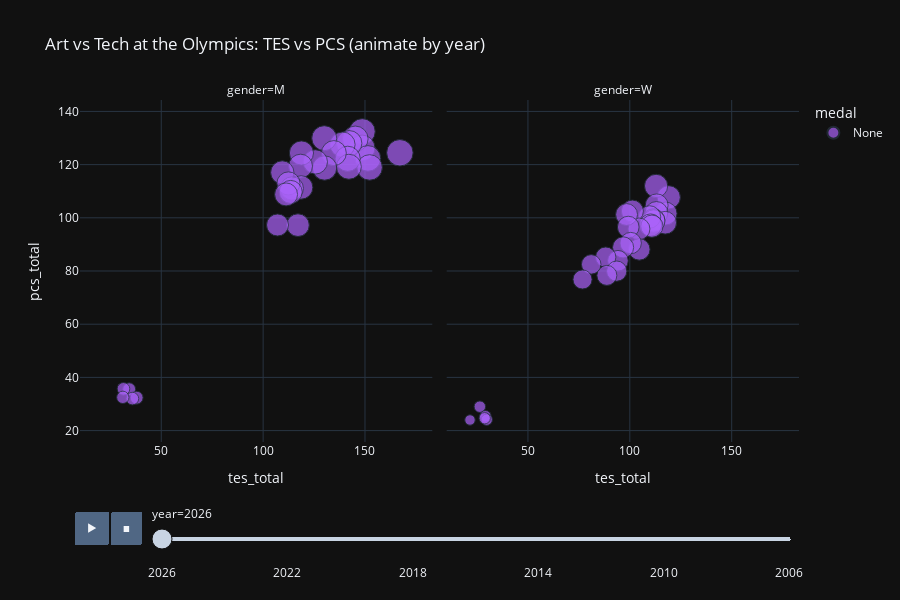

The cell this chart's notebook holds for it:
### Markdown cell above
## 1) The hero question: where do medalists sit on the Art vs Tech map?

If medals are mostly technical, medalists will cluster to the right on TES.
If medals are mostly artistic, medalists will cluster higher on PCS.
If both matter, medalists will cluster in the top right.

### Code cell
# Hero scatter using Plotly for interactivity
plot_df = df_agg.dropna(subset=["tes_total","pcs_total","tss_total"]).copy()

# Consistent medal order
medal_order = ["Gold","Silver","Bronze","None"]
plot_df["medal"] = plot_df["medal"].where(plot_df["medal"].isin(medal_order), "None")

fig = px.scatter(
    plot_df,
    x="tes_total",
    y="pcs_total",
    color="medal",
    category_orders={"medal": medal_order},
    facet_col="gender",
    animation_frame="year",
    size="tss_total",
    hover_data=["skater","nation","final_rank","tss_total","tech_dominance"],
    title="Art vs Tech at the Olympics: TES vs PCS (animate by year)"
)
fig.update_layout(template="plotly_dark", height=600)
fig.show()

### Figure 1 — Plotly figure (JSON) as saved in the notebook; plotly's stock layout.template omitted (floating-point values rounded to 4 significant figures; data arrays with more than 128 entries replaced by an {"elided": "..."} marker saying what was removed)
{"data": [{"customdata": {"elided": "29x5 mixed values"}, "hovertemplate": "medal=None<br>year=2026<br>gender=M<br>tes_total=%{x}<br>pcs_total=%{y}<br>tss_total=%{customdata[3]}<br>skater=%{customdata[0]}<br>nation=%{customdata[1]}<br>final_rank=%{customdata[2]}<br>tech_dominance=%{customdata[4]}<extra></extra>", "legendgroup": "None", "marker": {"color": "#ab63fa", "size": [291.6, 280.1, 274.9, 273.9, 273.8, 271.2, 269.3, 264.5, 263.7, 260.3, 259.9, 259.1, 246.9, 246.6, 243.2, 236.8, 229.1, 226.5, 224.2, 223.4, 222.2, 219.1, 214.3, 202.4, 69.8, 69.3, 67.15, 66.86, 63.63], "sizemode": "area", "sizeref": 0.8315, "symbol": "circle"}, "mode": "markers", "name": "None", "orientation": "v", "showlegend": true, "type": "scatter", "x": [167.1, 148.7, 148.6, 145.2, 151.4, 152.3, 142.2, 139.0, 141.5, 142.1, 130.0, 134.7, 130.2, 125.6, 118.8, 118.4, 118.7, 109.4, 114.1, 112.4, 113.5, 111.3, 117.1, 107.1, 34.25, 37.92, 31.45, 35.83, 31.13], "xaxis": "x", "y": [124.4, 132.4, 126.3, 129.7, 122.3, 118.9, 128.0, 127.5, 122.2, 119.2, 129.9, 124.3, 118.7, 121.0, 124.4, 119.4, 111.4, 117.1, 111.0, 112.9, 109.7, 108.8, 97.24, 97.3, 35.55, 32.38, 35.7, 32.03, 32.5], "yaxis": "y"}, {"customdata": {"elided": "29x5 mixed values"}, "hovertemplate": "medal=None<br>year=2026<br>gender=W<br>tes_total=%{x}<br>pcs_total=%{y}<br>tss_total=%{customdata[3]}<br>skater=%{customdata[0]}<br>nation=%{customdata[1]}<br>final_rank=%{customdata[2]}<br>tech_dominance=%{customdata[4]}<extra></extra>", "legendgroup": "None", "marker": {"color": "#ab63fa", "size": [226.8, 224.9, 219.2, 217.9, 214.9, 214.5, 210.8, 210.6, 210.0, 207.5, 206.7, 202.8, 200.3, 199.7, 195.8, 192.8, 190.9, 185.6, 178.0, 173.4, 171.5, 167.1, 159.5, 152.6, 55.38, 54.57, 53.86, 53.42, 45.54], "sizemode": "area", "sizeref": 0.8315, "symbol": "circle"}, "mode": "markers", "name": "None", "orientation": "v", "showlegend": false, "type": "scatter", "x": [119.1, 112.9, 117.6, 113.2, 113.1, 117.4, 111.6, 111.8, 109.7, 110.2, 110.8, 101.3, 104.5, 98.41, 99.23, 104.7, 100.4, 96.7, 94.18, 88.16, 93.57, 88.73, 81.05, 76.79, 26.39, 29.15, 29.77, 28.77, 21.55], "xaxis": "x2", "y": [107.7, 112.0, 101.6, 104.7, 101.9, 98.16, 99.2, 98.8, 100.3, 97.27, 96.84, 102.5, 95.81, 101.2, 96.52, 88.14, 90.5, 88.89, 83.85, 85.21, 79.95, 78.35, 82.49, 76.82, 28.99, 25.42, 24.09, 24.65, 23.99], "yaxis": "y2"}], "layout": {"annotations": [{"font": {}, "showarrow": false, "text": "gender=M", "x": 0.245, "xanchor": "center", "xref": "paper", "y": 1, "yanchor": "bottom", "yref": "paper"}, {"font": {}, "showarrow": false, "text": "gender=W", "x": 0.755, "xanchor": "center", "xref": "paper", "y": 1, "yanchor": "bottom", "yref": "paper"}], "height": 600, "legend": {"itemsizing": "constant", "title": {"text": "medal"}, "tracegroupgap": 0}, "sliders": [{"active": 0, "currentvalue": {"prefix": "year="}, "len": 0.9, "pad": {"b": 10, "t": 60}, "steps": [{"args": [["2026"], {"frame": {"duration": 0, "redraw": false}, "fromcurrent": true, "mode": "immediate", "transition": {"duration": 0, "easing": "linear"}}], "label": "2026", "method": "animate"}, {"args": [["2022"], {"frame": {"duration": 0, "redraw": false}, "fromcurrent": true, "mode": "immediate", "transition": {"duration": 0, "easing": "linear"}}], "label": "2022", "method": "animate"}, {"args": [["2018"], {"frame": {"duration": 0, "redraw": false}, "fromcurrent": true, "mode": "immediate", "transition": {"duration": 0, "easing": "linear"}}], "label": "2018", "method": "animate"}, {"args": [["2014"], {"frame": {"duration": 0, "redraw": false}, "fromcurrent": true, "mode": "immediate", "transition": {"duration": 0, "easing": "linear"}}], "label": "2014", "method": "animate"}, {"args": [["2010"], {"frame": {"duration": 0, "redraw": false}, "fromcurrent": true, "mode": "immediate", "transition": {"duration": 0, "easing": "linear"}}], "label": "2010", "method": "animate"}, {"args": [["2006"], {"frame": {"duration": 0, "redraw": false}, "fromcurrent": true, "mode": "immediate", "transition": {"duration": 0, "easing": "linear"}}], "label": "2006", "method": "animate"}], "x": 0.1, "xanchor": "left", "y": 0, "yanchor": "top"}], "title": {"text": "Art vs Tech at the Olympics: TES vs PCS (animate by year)"}, "updatemenus": [{"buttons": [{"args": [null, {"frame": {"duration": 500, "redraw": false}, "fromcurrent": true, "mode": "immediate", "transition": {"duration": 500, "easing": "linear"}}], "label": "&#9654;", "method": "animate"}, {"args": [[null], {"frame": {"duration": 0, "redraw": false}, "fromcurrent": true, "mode": "immediate", "transition": {"duration": 0, "easing": "linear"}}], "label": "&#9724;", "method": "animate"}], "direction": "left", "pad": {"r": 10, "t": 70}, "showactive": false, "type": "buttons", "x": 0.1, "xanchor": "right", "y": 0, "yanchor": "top"}], "xaxis": {"anchor": "y", "domain": [0, 0.49], "title": {"text": "tes_total"}}, "xaxis2": {"anchor": "y2", "domain": [0.51, 1], "matches": "x", "title": {"text": "tes_total"}}, "yaxis": {"anchor": "x", "domain": [0, 1], "title": {"text": "pcs_total"}}, "yaxis2": {"anchor": "x2", "domain": [0, 1], "matches": "y", "showticklabels": false}}}
